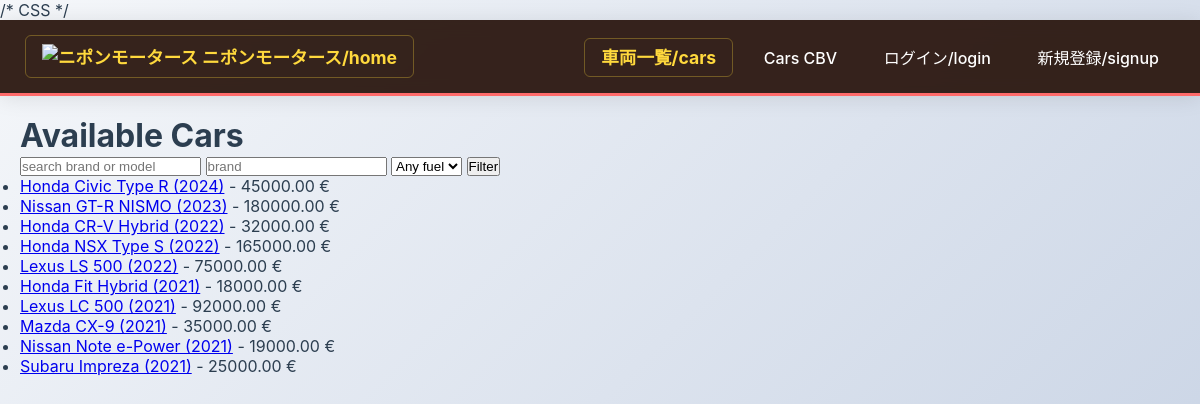
The page /cars/list/ on the database its author committed.
### nipon_cars/models.py (models this page shows, shortened)
class BaseEntity(models.Model): # abstract base model
    title = models.CharField(max_length=200)
    created_at = models.DateTimeField(auto_now_add=True)
    updated_at = models.DateTimeField(auto_now=True)
    class Meta:
        abstract = True

class Car(BaseEntity): # car model
    FUEL_CHOICES = [
        ('PETROL', 'Petrol'),
        ('DIESEL', 'Diesel'),
        ('ELECTRIC', 'Electric'),
        ('HYBRID', 'Hybrid'),
    ]
    brand = models.CharField(max_length=100)
    model = models.CharField(max_length=100)
    year = models.PositiveIntegerField()
    _mileage = models.PositiveIntegerField(db_column='mileage')  # private field with db_column
    _price = models.DecimalField(max_digits=10, decimal_places=2, db_column='price')  # private field with db_column
    fuel_type = models.CharField(max_length=10, choices=FUEL_CHOICES)
    prefecture = models.CharField(max_length=100)
    image = models.ImageField(upload_to='car_images/', null=True, blank=True, validators=[validate_image])  # car image field
    owner = models.ForeignKey(Owner, on_delete=models.SET_NULL, null=True, blank=True, related_name='cars')
    features = models.ManyToManyField(Feature, blank=True, related_name='cars')
    published_by = models.ForeignKey(User, on_delete=models.CASCADE, related_name='published_cars', null=True, blank=True)  # user who published this car
    class Meta:
        ordering = ['-year', 'brand', 'model', ]
    def __str__(self):
        return f"{self.brand} {self.model} ({self.year})"
    @property
    def price(self):
        return self._price
    @price.setter
    def price(self, value):
        if value is None or value < 0:
            raise ValueError('price must be a a valid number')
        self._price = value
    @property
    def mileage(self):
        return self._mileage
    @mileage.setter
    def mileage(self, new_mileage):
        if new_mileage is None or new_mileage < 0:
            raise ValueError('mileage must be a valid number')
        if hasattr(self, '_mileage') < self._mileage:
            raise ValueError('mileage cannot be decreased')
        self._mileage = new_mileage
    '''
    Notes:
    - baseentity provides title, created_at, updated_at.
    - encapsulation applied to price and mileage (getters, setters).
    - calculate_discount is polymorphic and can be overridden in subclasses if you add special types of cars.
    '''

### nipon_cars/views.py (the view)
# urls.py: path('list/', views.CarListView.as_view(), name='car_list_class'),
class CarListView(ListView, BaseView): # car list as a class-based view, a python class that inherits from ListView
    model = Car
    template_name = 'nipon_cars/car_list.html'
    context_object_name = 'cars'
    paginate_by = 10

### nipon_cars/templates/nipon_cars/car_list.html (shortened to what this page needs)
{% extends "base.html" %}
{% block content %}
  <h1>Available Cars</h1>
  <form method="get" action=".">
    <input type="text" name="q" placeholder="search brand or model" value="{{ request.GET.q }}">
    <input type="text" name="brand" placeholder="brand" value="{{ request.GET.brand }}">
    <select name="fuel_type">
      <option value="">Any fuel</option>
    </select>
    <button type="submit">Filter</button>
  </form>
  <ul>
    {% for car in cars %}
      <li>
        <a href="{% url 'nipon_cars:car_detail' car.pk %}">{{ car }}</a>
        - {{ car.price }} €
      </li>
    {% empty %}
      <li>No cars found.</li>
    {% endfor %}
  </ul>
{% endblock %}

### templates/base.html (style rules this page uses)
* { margin: 0; padding: 0; box-sizing: border-box; }
body { font-family: 'Noto Sans JP', -apple-system, BlinkMacSystemFont, 'Segoe UI', sans-serif; background: linear-gradient(135deg, #f5f7fa 0%, #c3cfe2 100%); min-height: 100vh; color: #2c3e50; }

### rows shown on the page
Car: brand+model+year "Honda Civic Type R (2024)", price "45000.00"
Car: brand+model+year "Nissan GT-R NISMO (2023)", price "180000.00"
Car: brand+model+year "Honda CR-V Hybrid (2022)", price "32000.00"
Car: brand+model+year "Honda NSX Type S (2022)", price "165000.00"
Car: brand+model+year "Lexus LS 500 (2022)", price "75000.00"
Car: brand+model+year "Honda Fit Hybrid (2021)", price "18000.00"
Car: brand+model+year "Lexus LC 500 (2021)", price "92000.00"
Car: brand+model+year "Mazda CX-9 (2021)", price "35000.00"
Car: brand+model+year "Nissan Note e-Power (2021)", price "19000.00"
Car: brand+model+year "Subaru Impreza (2021)", price "25000.00"
